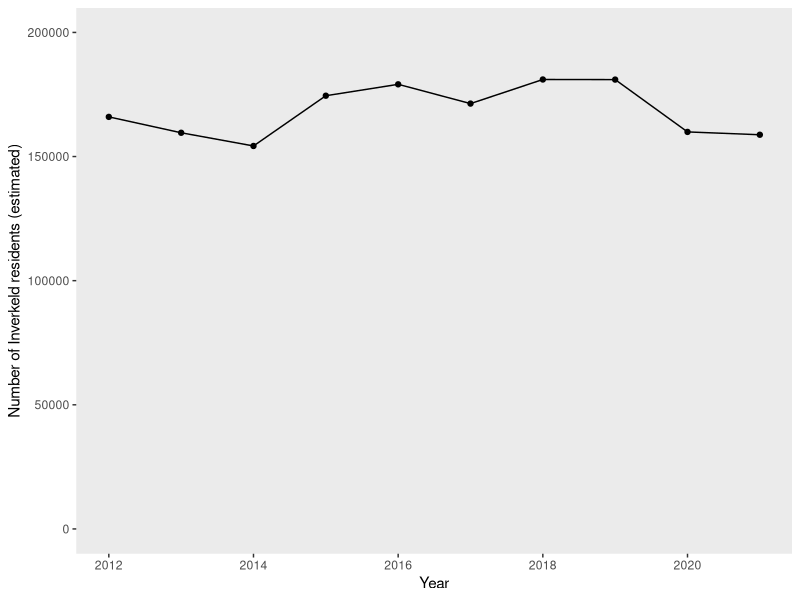
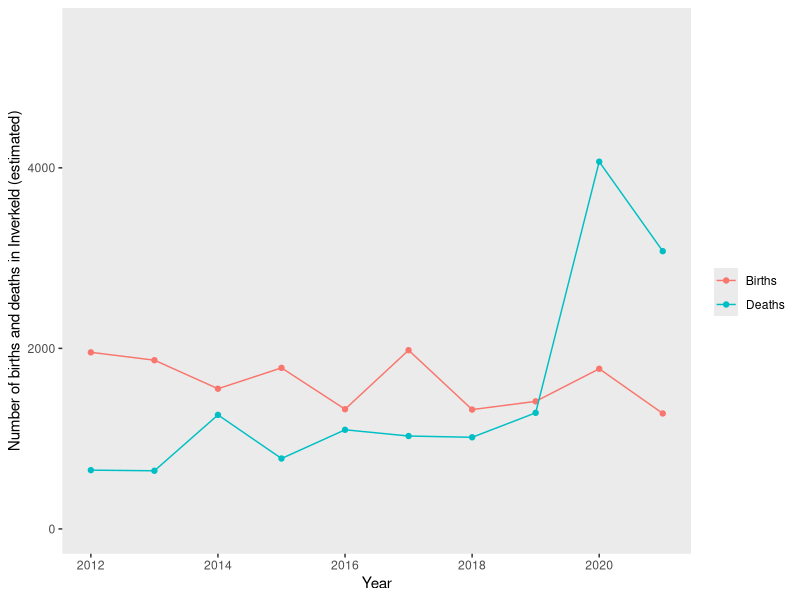
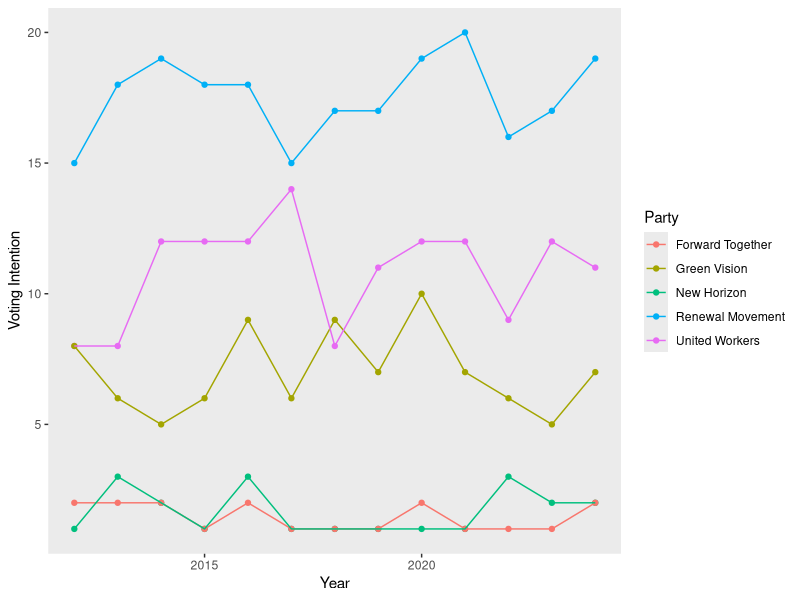
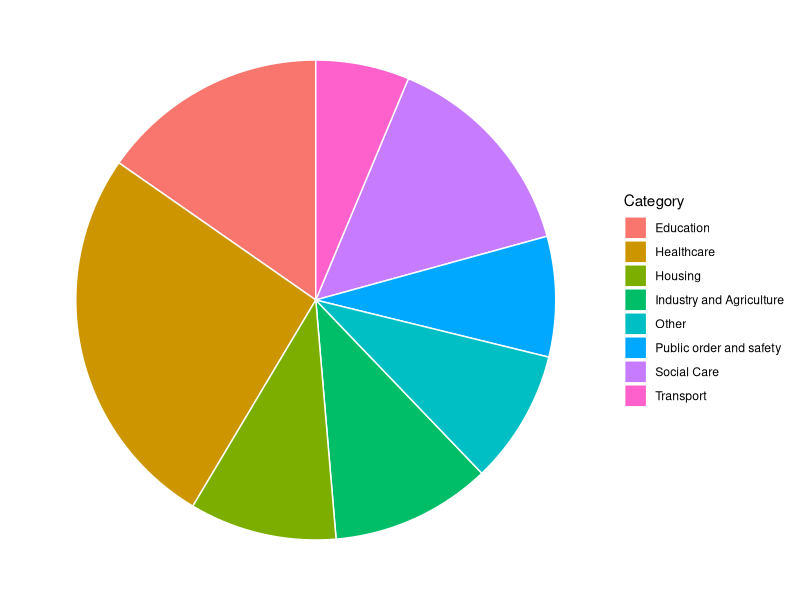
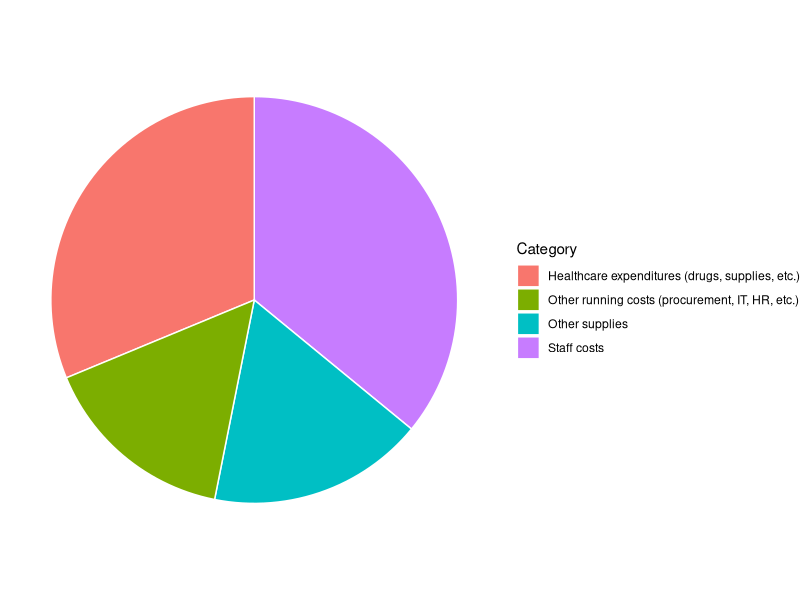

Reproduce these figures in R, in order.
## ---- chunk 1

library(ggplot2)
library(knitr)
## ---- chunk 2
outbreak_deaths <- floor(runif(1, min = 10, max = 30))
outbreak_cases <- floor(runif(1, min = 400, max = 700))
outbreak_icu <- floor(runif(1, min = 10, max = 30))

## ---- chunk 3

Pop <- c(sample(150000:170000, size=3, replace=TRUE), sample(170000:180000, size=3, replace=TRUE), sample(190000:170000, size=2, replace=TRUE), sample(150000:170000, size=2, replace=TRUE))
PopYears <- c(2012:2021)
population <- data.frame(Pop, PopYears)
ggplot(data = population, aes(x=PopYears, y=Pop)) + 
  geom_point() +
  geom_line() +
  labs(y = "Number of Inverkeld residents (estimated)", x = "Year") +
  scale_y_continuous(limits=c(0, 200000)) + 
  theme(panel.grid.major = element_blank(), panel.grid.minor = element_blank())


Demog <- c((rep("Births", 10)), (rep("Deaths", 10)))
Num <- c(sample(1000:2000, size=10, replace=TRUE), sample(500:1500, size=8, replace=TRUE), sample(3000:5500, size=2, replace=TRUE))
DemogYears <- c(rep(2012:2021, 2))
birthdeath <- data.frame(Demog, Num, DemogYears)
ggplot(data = birthdeath, aes(x=DemogYears, y=Num, group=Demog, colour=Demog)) + 
  geom_point() +
  geom_line() +
  labs(y = "Number of births and deaths in Inverkeld (estimated)", x = "Year", colour = "Demographics") +
  scale_y_continuous(limits=c(0, 5500)) + 
  theme(panel.grid.major = element_blank(), panel.grid.minor = element_blank()) + 
  scale_color_discrete(name="")
## ---- chunk 4

# Generate random party names
party_names <- sample(c("Progressive Future", "United Workers", "Eco Harmony", 
                        "People's Alliance", "New Horizon", "Community First", 
                        "Renewal Movement", "Green Vision", "Forward Together", 
                        "Liberty League"), 5)

# Create a vector of party assignments
Party <- rep(party_names, each = 13)  # 13 years per party (2012–2024)

# Generate random polling data for each party
Polls <- c(sample(1:3, size=13, replace=TRUE), 
           sample(8:14, size=13, replace=TRUE), 
           sample(15:20, size=13, replace=TRUE), 
           sample(5:10, size=13, replace=TRUE), 
           sample(1:2, size=13, replace=TRUE))

# Generate years from 2012 to 2024 for each party
PolYears <- rep(2012:2024, times = 5)

# Create the data frame
politics <- data.frame(Party, Polls, PolYears)

# Plot the data
ggplot(data = politics, aes(x=PolYears, y=Polls, color=Party)) + 
  geom_point() +
  geom_line() +
  labs(y = "Voting Intention", x = "Year") + 
  theme(panel.grid.major = element_blank(), panel.grid.minor = element_blank())

# Calculate total councillors elected after 2020
Councillors <- sum(politics[politics$PolYears > 2020, "Polls"])

## ---- chunk 5

# Get the most recent year in the dataset
latest_year <- max(politics$PolYears)

# Extract only the most recent year's data
pol2024 <- politics[politics$PolYears == latest_year, "Polls"]

# Add randomness (increase seats by 2 to 10)
pol2024 <- pol2024 + sample(2:10, length(pol2024), replace = TRUE)

# Use the **same** party names from the first code chunk
Parties <- unique(politics$Party)

# Create the data frame
Councillors <- data.frame(Parties, pol2024)

# Format table output
kable(x = Councillors, 
      format = "html", 
      col.names = c("Political Party", "Number of Seats"))

## ---- chunk 6

# Define the categories
categories <- c("Education", "Industry and Agriculture", "Social Care", 
                "Transport", "Public order and safety", "Healthcare", 
                "Housing", "Other")

# Original values
base_values <- c(13, 7, 9, 5, 7, 21, 8, 2)

# Generate a random increase between 2 and 10 for each category
random_increase <- sample(2:10, length(base_values), replace=TRUE)

# Add the random increase to the base values
new_values <- base_values + random_increase

# Create the data frame
expenses <- data.frame(Category = categories, value = new_values)

# Plot the pie chart
ggplot(expenses, aes(x="", y=value, fill=Category)) +
  geom_bar(stat="identity", width=1, color="white") +
  coord_polar("y", start=0) +
  theme_void()

## ---- chunk 7

# Original expense values
expense_values <- c(25, 17, 9, 12)

# Add a small random change (-3 to +3), ensuring values stay above 1
randomized_values <- pmax(expense_values + sample(-3:3, length(expense_values), replace = TRUE), 1)

# Create the data frame
expenses <- data.frame(
  Category = c("Staff costs", "Healthcare expenditures (drugs, supplies, etc.)", 
               "Other supplies", "Other running costs (procurement, IT, HR, etc.)"),
  value = randomized_values
)

# Plot the data
ggplot(expenses, aes(x="", y=value, fill=Category)) +
  geom_bar(stat="identity", width=1, color="white") +
  coord_polar("y", start=0) +
  theme_void()

